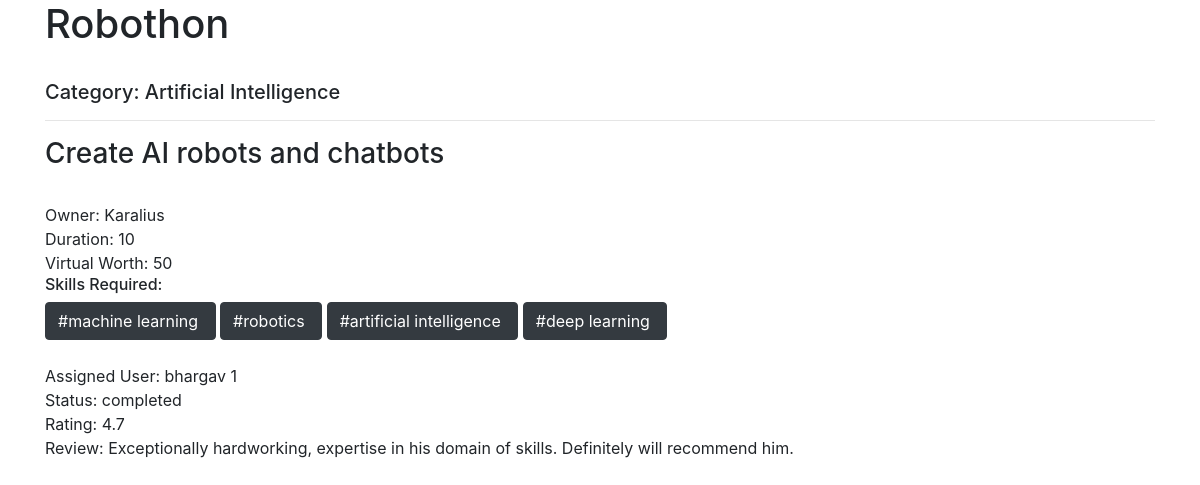
The app's page /view_project/11 (signed in) with its own data.
### backend/models.py (models this page shows, shortened)
class Project(models.Model):
    category = models.CharField(max_length=30, blank=True, null=True)
    status = models.CharField(max_length=100, blank=True)
    title = models.CharField(max_length=200,blank=True)
    description = models.TextField(max_length=400,blank=True)
    owner = models.ForeignKey(UserAttribs, on_delete = models.CASCADE, related_name="owner")
    duration = models.IntegerField(blank=True, null=True)
    assigned_user = models.ForeignKey(UserAttribs, on_delete = models.CASCADE, related_name="assigned_user", null=True, blank=True)
    stipend = models.IntegerField(blank=True, null=True)
    applied_users = models.ManyToManyField(UserAttribs,  null=True, blank=True)
    tags_requirement = TaggableManager()
    project_questions = models.OneToOneField(Project_Question,on_delete=models.CASCADE,null=True, blank=True)
    project_rating = models.FloatField(blank=True, default=0)
    review = models.TextField(blank=True)

class UserAttribs(models.Model):
    user = models.OneToOneField(User, on_delete = models.CASCADE)
    worth = models.IntegerField(blank=True, null=True, default='0')
    job_title = models.CharField(max_length=100, blank=True)
    skills = models.CharField(max_length=1000,blank=True)
    phone_number = models.CharField(max_length=12, blank=True)
    mobile_number = models.CharField(max_length=12,blank=True)
    full_name = models.CharField(max_length=30, blank=True)
    address = models.CharField(max_length=100, blank=True)
    website = models.URLField(max_length=100, blank=True)
    github = models.CharField(max_length=200, blank=True)
    twitter = models.CharField(max_length=200, blank=True)
    instagram = models.CharField(max_length=200, blank=True)
    facebook = models.CharField(max_length=200, blank=True)
    user_image = models.ImageField(upload_to="images" ,blank=True)
    assigned_project = models.ManyToManyField('Project', blank=True, null=True)
    def __str__(self):
        return self.user.username

### backend/views.py (the view)
# urls.py: path('view_project/<int:proj_id>',views.view_project, name='view_project'),
def view_project(request, proj_id):
    proj_obj = Project.objects.get(id = proj_id)
    return render(request, 'My Projects/project_info.html', {'project': proj_obj, "curr_user": UserAttribs.objects.get(user=request.user)})

### templates/My Projects/project_info.html
{% extends "My Projects/project_info_parent.html" %}
{% load custom_tags %}
{% block content %}
{% if not project.assigned_user %}
<form action="{% url 'dashboard' %}" method="post">
    {% csrf_token %}
    <input
    style = "display: none;"
    type="text"
    placeholder="Enter title"
    name="project_title"
    value="{{project.id}}"
  />
       {% check_user project.id project.applied_users.all curr_user as flag %}
       {% if flag == "found" %}
       <a class="btn btn-outline-primary my-2 my-sm-0" href="{% url 'dashboard' %}">Back</a>
       <input class="btn btn-outline-success my-2 my-sm-0" type="submit" value="Applied" disabled>
       {% elif flag == 'owner' %}
       <a class="btn btn-outline-primary my-2 my-sm-0" href="{% url 'dashboard' %}">Back</a>
       <input class="btn btn-outline-success my-2 my-sm-0" type="submit" value="Owned By You" disabled>
       {% else %}
       <a class="btn btn-outline-primary my-2 my-sm-0" href="{% url 'dashboard' %}">Back</a>
       <input class="btn btn-outline-success my-2 my-sm-0" type="submit" value="Apply" >
       {% endif %}
  </form>
  {% else %}
  Assigned User: {{project.assigned_user}}
  <br>
Status: {{project.status}}
<br>
{% ifequal project.status 'completed' %}
  Rating: {{project.project_rating}}
  <br>
  Review: {{project.review}}
  {% endifequal %}
{% endif %}
{% endblock %}

### templates/My Projects/project_info_parent.html (shortened to what this page needs)
<!DOCTYPE html>
{% load custom_tags %}
<html lang="en">
<head>
    <link
    rel="stylesheet"
    href="https://stackpath.bootstrapcdn.com/bootstrap/4.5.2/css/bootstrap.min.css"
  />
</head>
<body>
    <div class="container">
        <h1>{{project.title}}</h1>
        <br>
        <h5>Category: {{project.category|title}}</h5>
        <hr>
        <h3>{{project.description|safe}}</h3>
        <br>
        <span>Owner: {{project.owner}}</span>
        <br>
        <span>Duration: {{project.duration}}</span>
        <br>
        <span>Virtual Worth: {{project.stipend}}</span>
        <br>
        <h6>Skills Required: </h6>
        {% for tag in project.tags_requirement.all %}
          <a href="" class="btn btn-dark">#{{tag}}&nbsp;</a>
          {% endfor %}
          <br>
          <br>
          {% block content %}
          {% endblock %}
    </div>
</body>
</html>

### templates/My Projects/project_info_parent.html (style rules this page uses)
body { text-align: justify; }

### records on screen
Project: title "Robothon", category "Artificial Intelligence", description "Create AI robots and chatbots", owner "Karalius", duration "10", stipend "50", assigned_user "bhargav 1", status "completed", project_rating "4.7", review "Exceptionally hardworking, expertise in his domain of skills. Definitely will recommend him."
Tag: name "machine learning"
Tag: name "robotics"
Tag: name "artificial intelligence"
Tag: name "deep learning"
